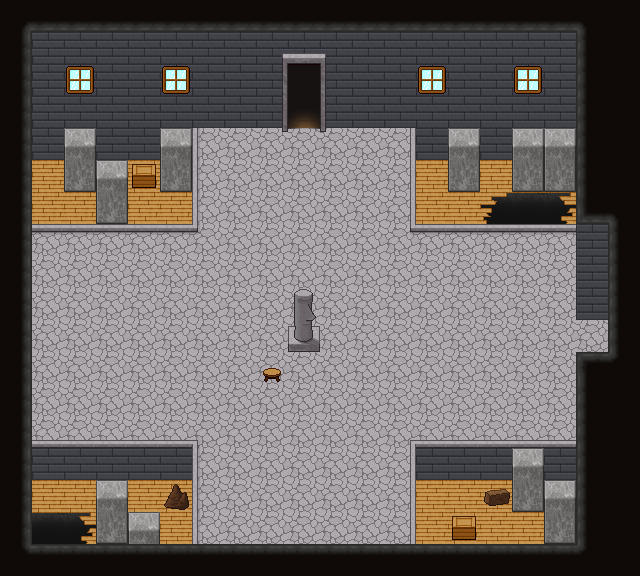

This is a level from a 2D game, rendered from its Tiled map with the project's own tilesets. A one-line summary and the map file follow, with tile-layer data summarised:
An orthogonal 20x18 tile map with 32x32 px tiles, 5 tile layers (Lower 1, Upper 1, Lower 2 (default), Upper 2, ...), 8 tilesets and 9 objects (6x event, 2x teleport, trigger).

<map height="18" orientation="orthogonal" tileheight="32" tilewidth="32" version="1.0" width="20">
 <properties><property name="blended tiles" value="195,197,198,199,200,202,203,205,207,208,209,210,211,212,213,214,215,216,217,218,219,220,221,222,223,227,229,230,231,235,237,238,239,240,241,242,244,245,246,247,248,249,252,254,255,256,257,258,259,260,261,262,263,398,399,400,401,402,403,404,405,406,407,408,409" />
  <property name="bgm" value="music_haven" />
  <property name="minimap" value="graphic_minimap_l1_f1" />
  <property name="minimap_x1" value="63" />
  <property name="minimap_x2" value="108" />
  <property name="minimap_y1" value="69" />
  <property name="minimap_y2" value="114" />
 </properties>
 <tileset firstgid="1" name="blockboundBrickWall" tileheight="32" tilewidth="32">
  <image height="96" source="tilesets/blockbound/brickwall.png" width="128" />
  <tile id="0">
   <properties>
    <property name="x" value="" />
   </properties>
  </tile>
  <tile id="1">
   <properties>
    <property name="x" value="" />
   </properties>
  </tile>
  <tile id="2">
   <properties>
    <property name="x" value="" />
   </properties>
  </tile>
 </tileset>
 <tileset firstgid="13" name="blockboundBrownRock" tileheight="32" tilewidth="32">
  <image height="224" source="tilesets/blockbound/brownrock.png" trans="8080ff" width="320" />
  <tile id="30">
   <properties>
    <property name="x" value="" />
   </properties>
  </tile>
  <tile id="31">
   <properties>
    <property name="x" value="" />
   </properties>
  </tile>
  <tile id="32">
   <properties>
    <property name="x" value="" />
   </properties>
  </tile>
  <tile id="40">
   <properties>
    <property name="x" value="" />
   </properties>
  </tile>
  <tile id="41">
   <properties>
    <property name="x" value="" />
   </properties>
  </tile>
  <tile id="42">
   <properties>
    <property name="x" value="" />
   </properties>
  </tile>
  <tile id="50">
   <properties>
    <property name="top" value="" />
   </properties>
  </tile>
  <tile id="51">
   <properties>
    <property name="top" value="" />
   </properties>
  </tile>
  <tile id="52">
   <properties>
    <property name="top" value="" />
   </properties>
  </tile>
 </tileset>
 <tileset firstgid="83" name="blockboundRedRug" tileheight="32" tilewidth="32">
  <image height="96" source="tilesets/blockbound/redrug.png" width="96" />
 </tileset>
 <tileset firstgid="92" name="blockboundStoneFloor" tileheight="32" tilewidth="32">
  <image height="320" source="tilesets/blockbound/stonefloor.PNG" trans="8080ff" width="320" />
  <tile id="30">
   <properties>
    <property name="x" value="" />
   </properties>
  </tile>
  <tile id="31">
   <properties>
    <property name="x" value="" />
   </properties>
  </tile>
  <tile id="32">
   <properties>
    <property name="x" value="" />
   </properties>
  </tile>
  <tile id="40">
   <properties>
    <property name="x" value="" />
   </properties>
  </tile>
  <tile id="41">
   <properties>
    <property name="x" value="" />
   </properties>
  </tile>
  <tile id="42">
   <properties>
    <property name="x" value="" />
   </properties>
  </tile>
  <tile id="60">
   <properties>
    <property name="top" value="" />
   </properties>
  </tile>
  <tile id="61">
   <properties>
    <property name="top" value="" />
   </properties>
  </tile>
  <tile id="62">
   <properties>
    <property name="top" value="" />
   </properties>
  </tile>
 </tileset>
 <tileset firstgid="192" name="blockboundUpper" tileheight="32" tilewidth="32">
  <image height="288" source="tilesets/blockbound/upper.png" trans="8080ff" width="256" />
  <tile id="0">
   <properties>
    <property name="x" value="" />
   </properties>
  </tile>
  <tile id="1">
   <properties>
    <property name="x" value="" />
   </properties>
  </tile>
  <tile id="2">
   <properties>
    <property name="x" value="" />
   </properties>
  </tile>
  <tile id="3">
   <properties>
    <property name="x" value="" />
   </properties>
  </tile>
  <tile id="4">
   <properties>
    <property name="x" value="" />
   </properties>
  </tile>
  <tile id="8">
   <properties>
    <property name="x" value="" />
   </properties>
  </tile>
  <tile id="9">
   <properties>
    <property name="x" value="" />
   </properties>
  </tile>
  <tile id="10">
   <properties>
    <property name="x" value="" />
   </properties>
  </tile>
  <tile id="11">
   <properties>
    <property name="x" value="" />
   </properties>
  </tile>
  <tile id="12">
   <properties>
    <property name="x" value="" />
   </properties>
  </tile>
  <tile id="16">
   <properties>
    <property name="x" value="" />
   </properties>
  </tile>
  <tile id="17">
   <properties>
    <property name="x" value="" />
   </properties>
  </tile>
  <tile id="18">
   <properties>
    <property name="x" value="" />
   </properties>
  </tile>
  <tile id="24">
   <properties>
    <property name="x" value="" />
   </properties>
  </tile>
  <tile id="25">
   <properties>
    <property name="x" value="" />
   </properties>
  </tile>
  <tile id="26">
   <properties>
    <property name="x" value="" />
   </properties>
  </tile>
  <tile id="27">
   <properties>
    <property name="x" value="" />
   </properties>
  </tile>
  <tile id="28">
   <properties>
    <property name="x" value="" />
   </properties>
  </tile>
  <tile id="32">
   <properties>
    <property name="x" value="" />
   </properties>
  </tile>
  <tile id="33">
   <properties>
    <property name="x" value="" />
   </properties>
  </tile>
  <tile id="34">
   <properties>
    <property name="x" value="" />
   </properties>
  </tile>
  <tile id="35">
   <properties>
    <property name="x" value="" />
   </properties>
  </tile>
  <tile id="36">
   <properties>
    <property name="x" value="" />
   </properties>
  </tile>
  <tile id="39">
   <properties>
    <property name="x" value="" />
   </properties>
  </tile>
  <tile id="40">
   <properties>
    <property name="x" value="" />
   </properties>
  </tile>
  <tile id="41">
   <properties>
    <property name="x" value="" />
   </properties>
  </tile>
  <tile id="42">
   <properties>
    <property name="x" value="" />
   </properties>
  </tile>
  <tile id="43">
   <properties>
    <property name="x" value="" />
   </properties>
  </tile>
  <tile id="44">
   <properties>
    <property name="x" value="" />
   </properties>
  </tile>
  <tile id="45">
   <properties>
    <property name="x" value="" />
   </properties>
  </tile>
  <tile id="46">
   <properties>
    <property name="x" value="" />
   </properties>
  </tile>
  <tile id="47">
   <properties>
    <property name="x" value="" />
   </properties>
  </tile>
 </tileset>
 <tileset firstgid="264" name="blockboundWoodFloor" tileheight="32" tilewidth="32">
  <image height="320" source="tilesets/blockbound/woodfloor.png" trans="8080ff" width="320" />
  <tile id="30">
   <properties>
    <property name="x" value="" />
   </properties>
  </tile>
  <tile id="31">
   <properties>
    <property name="x" value="" />
   </properties>
  </tile>
  <tile id="32">
   <properties>
    <property name="x" value="" />
   </properties>
  </tile>
  <tile id="40">
   <properties>
    <property name="x" value="" />
   </properties>
  </tile>
  <tile id="41">
   <properties>
    <property name="x" value="" />
   </properties>
  </tile>
  <tile id="42">
   <properties>
    <property name="x" value="" />
   </properties>
  </tile>
  <tile id="50">
   <properties>
    <property name="x" value="" />
   </properties>
  </tile>
  <tile id="51">
   <properties>
    <property name="x" value="" />
   </properties>
  </tile>
  <tile id="52">
   <properties>
    <property name="x" value="" />
   </properties>
  </tile>
  <tile id="60">
   <properties>
    <property name="top" value="" />
   </properties>
  </tile>
  <tile id="61">
   <properties>
    <property name="top" value="" />
   </properties>
  </tile>
  <tile id="62">
   <properties>
    <property name="top" value="" />
   </properties>
  </tile>
  <tile id="70">
   <properties>
    <property name="hole" value="" />
   </properties>
  </tile>
  <tile id="71">
   <properties>
    <property name="hole" value="" />
   </properties>
  </tile>
  <tile id="72">
   <properties>
    <property name="hole" value="" />
   </properties>
  </tile>
  <tile id="73">
   <properties>
    <property name="hole" value="" />
   </properties>
  </tile>
  <tile id="74">
   <properties>
    <property name="hole" value="" />
   </properties>
  </tile>
  <tile id="75">
   <properties>
    <property name="hole" value="" />
   </properties>
  </tile>
  <tile id="76">
   <properties>
    <property name="hole" value="" />
   </properties>
  </tile>
  <tile id="77">
   <properties>
    <property name="hole" value="" />
   </properties>
  </tile>
  <tile id="80">
   <properties>
    <property name="hole" value="" />
   </properties>
  </tile>
  <tile id="81">
   <properties>
    <property name="hole" value="" />
   </properties>
  </tile>
  <tile id="82">
   <properties>
    <property name="hole" value="" />
   </properties>
  </tile>
  <tile id="83">
   <properties>
    <property name="hole" value="" />
   </properties>
  </tile>
  <tile id="84">
   <properties>
    <property name="hole" value="" />
   </properties>
  </tile>
  <tile id="85">
   <properties>
    <property name="hole" value="" />
   </properties>
  </tile>
  <tile id="86">
   <properties>
    <property name="hole" value="" />
   </properties>
  </tile>
  <tile id="87">
   <properties>
    <property name="hole" value="" />
   </properties>
  </tile>
  <tile id="90">
   <properties>
    <property name="hole" value="" />
   </properties>
  </tile>
  <tile id="91">
   <properties>
    <property name="hole" value="" />
   </properties>
  </tile>
  <tile id="92">
   <properties>
    <property name="hole" value="" />
   </properties>
  </tile>
  <tile id="93">
   <properties>
    <property name="hole" value="" />
   </properties>
  </tile>
  <tile id="94">
   <properties>
    <property name="hole" value="" />
   </properties>
  </tile>
  <tile id="95">
   <properties>
    <property name="hole" value="" />
   </properties>
  </tile>
  <tile id="96">
   <properties>
    <property name="hole" value="" />
   </properties>
  </tile>
 </tileset>
 <tileset firstgid="364" name="blockboundCeiling" tileheight="32" tilewidth="32">
  <image height="96" source="tilesets/blockbound/ceiling.png" trans="8080ff" width="160" />
  <tile id="0">
   <properties>
    <property name="x" value="" />
   </properties>
  </tile>
  <tile id="1">
   <properties>
    <property name="x" value="" />
   </properties>
  </tile>
  <tile id="2">
   <properties>
    <property name="x" value="" />
   </properties>
  </tile>
  <tile id="3">
   <properties>
    <property name="x" value="" />
   </properties>
  </tile>
  <tile id="4">
   <properties>
    <property name="x" value="" />
   </properties>
  </tile>
  <tile id="5">
   <properties>
    <property name="x" value="" />
   </properties>
  </tile>
  <tile id="6">
   <properties>
    <property name="x" value="" />
   </properties>
  </tile>
  <tile id="7">
   <properties>
    <property name="x" value="" />
   </properties>
  </tile>
  <tile id="8">
   <properties>
    <property name="x" value="" />
   </properties>
  </tile>
  <tile id="9">
   <properties>
    <property name="x" value="" />
   </properties>
  </tile>
  <tile id="10">
   <properties>
    <property name="x" value="" />
   </properties>
  </tile>
  <tile id="11">
   <properties>
    <property name="x" value="" />
   </properties>
  </tile>
  <tile id="12">
   <properties>
    <property name="x" value="" />
   </properties>
  </tile>
  <tile id="13">
   <properties>
    <property name="x" value="" />
   </properties>
  </tile>
  <tile id="14">
   <properties>
    <property name="x" value="" />
   </properties>
  </tile>
 </tileset>
 <tileset firstgid="379" name="blockboundQuarryCeiling" tileheight="32" tilewidth="32">
  <image height="96" source="tilesets/blockbound/quarryroof.png" trans="8080ff" width="160" />
  <tile id="0">
   <properties>
    <property name="x" value="" />
   </properties>
  </tile>
  <tile id="2">
   <properties>
    <property name="x" value="" />
   </properties>
  </tile>
  <tile id="3">
   <properties>
    <property name="x" value="" />
   </properties>
  </tile>
  <tile id="4">
   <properties>
    <property name="x" value="" />
   </properties>
  </tile>
  <tile id="5">
   <properties>
    <property name="x" value="" />
   </properties>
  </tile>
  <tile id="6">
   <properties>
    <property name="x" value="" />
   </properties>
  </tile>
  <tile id="7">
   <properties>
    <property name="x" value="" />
   </properties>
  </tile>
  <tile id="9">
   <properties>
    <property name="x" value="" />
   </properties>
  </tile>
  <tile id="10">
   <properties>
    <property name="x" value="" />
   </properties>
  </tile>
  <tile id="11">
   <properties>
    <property name="x" value="" />
   </properties>
  </tile>
  <tile id="12">
   <properties>
    <property name="x" value="" />
   </properties>
  </tile>
  <tile id="13">
   <properties>
    <property name="x" value="" />
   </properties>
  </tile>
  <tile id="14">
   <properties>
    <property name="x" value="" />
   </properties>
  </tile>
 </tileset>
 <layer height="18" name="Lower 1" width="20">
  <properties>
   <property name="layer" value="6" />
   <property name="z" value="0" />
  <property name="layer" value="6" /></properties>
  <data>[360 cells, 358 non-empty, 8 distinct tile ids]</data>
 </layer>
 <layer height="18" name="Upper 1" width="20">
  <properties>
   <property name="layer" value="5" />
   <property name="z" value=".5" />
  <property name="layer" value="5" /></properties>
  <data>[360 cells, 13 non-empty, 4 distinct tile ids]</data>
 </layer>
 <objectgroup height="18" name="Event 1" width="20">
  <properties>
   <property name="layer" value="4" />
   <property name="z" value=".5" />
  <property name="layer" value="4" /></properties>
 </objectgroup>
 <layer height="18" name="Lower 2 (default)" width="20">
  <properties>
   <property name="layer" value="3" />
   <property name="z" value="1" />
  <property name="layer" value="3" /></properties>
  <data>[360 cells, 288 non-empty, 24 distinct tile ids]</data>
 </layer>
 <layer height="18" name="Upper 2" width="20">
  <properties>
   <property name="layer" value="2" />
   <property name="z" value="1.5" />
  <property name="layer" value="2" /></properties>
  <data>[360 cells, 28 non-empty, 16 distinct tile ids]</data>
 </layer>
 <objectgroup height="18" name="Event 2" width="20">
  <properties>
   <property name="layer" value="1" />
   <property name="z" value="1.5" />
  <property name="layer" value="1" /></properties>
  <object height="32" name="Teleport" type="teleport" width="16" x="592" y="320">
   <properties>
    <property name="id" value="map_havenGallery" />
    <property name="targetZ" value="0" />
    <property name="x" value="3" />
    <property name="y" value="10" />
   </properties>
  </object>
  <object height="24" name="Trigger" type="trigger" width="32" x="288" y="96">
   <properties>
    <property name="hideswitch" value="lift_complete" />
    <property name="id" value="scene_event_reverse_lift" />
   </properties>
  </object>
  <object height="32" name="DragonBeetle" type="event" width="32" x="288" y="352">
   <properties>
    <property name="key" value="enemy_dragon_beetle" />
    <property name="respawns" value="" />
    <property name="switch" value="intro_done" />
   </properties>
  </object>
  <object height="32" name="DragonBeetle" type="event" width="32" x="160" y="224">
   <properties>
    <property name="key" value="enemy_dragon_beetle" />
    <property name="respawns" value="" />
    <property name="switch" value="intro_done" />
   </properties>
  </object>
  <object height="32" name="DragonBeetle" type="event" width="32" x="416" y="224">
   <properties>
    <property name="key" value="enemy_dragon_beetle" />
    <property name="respawns" value="" />
    <property name="switch" value="intro_done" />
   </properties>
  </object>
  <object height="32" name="Grinder" type="event" width="32" x="288" y="480">
   <properties>
    <property name="key" value="enemy_grinder" />
    <property name="switch" value="intro_done" />
   </properties>
  </object>
  <object height="32" name="Grinder" type="event" width="32" x="288" y="448">
   <properties>
    <property name="key" value="enemy_grinder" />
    <property name="switch" value="intro_done" />
   </properties>
  </object>
  <object height="32" name="Grinder" type="event" width="32" x="288" y="416">
   <properties>
    <property name="key" value="enemy_grinder" />
    <property name="switch" value="intro_done" />
   </properties>
  </object>
  <object height="26" name="Teleport" type="teleport" width="32" x="288" y="99">
   <properties>
    <property name="id" value="map_havenQuarry" />
    <property name="switch" value="lift_complete" />
    <property name="targetZ" value="0" />
    <property name="x" value="17" />
    <property name="y" value="14" />
   </properties>
  </object>
 </objectgroup>
 <layer height="18" name="Upper 3" width="20">
  <properties>
   <property name="layer" value="0" />
   <property name="z" value="2.5" />
  <property name="layer" value="0" /></properties>
  <data>[360 cells, 1 non-empty, 1 distinct tile ids]</data>
 </layer>
</map>
